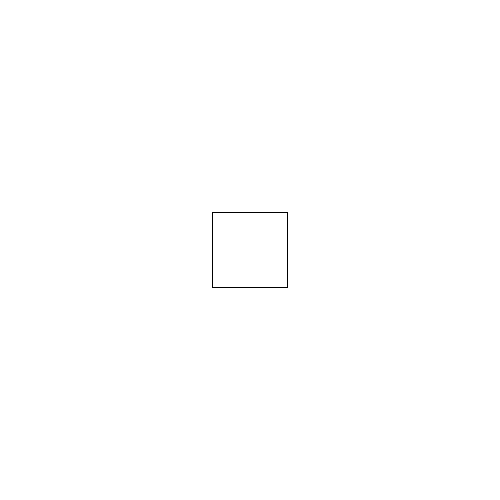
Frame 1 (no input)
Frame 60 (the mouse pressed at the canvas centre just before this capture): identical to frame 1, image omitted
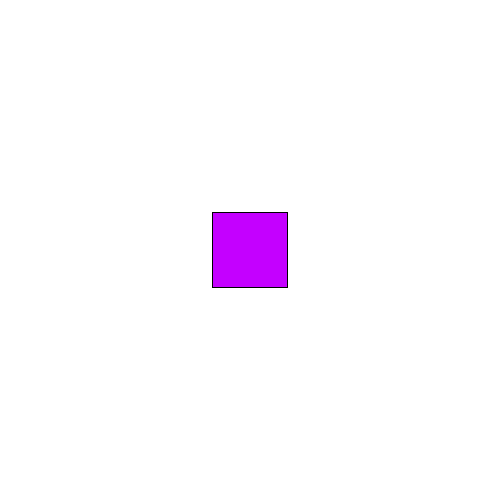
Frame 120 (the mouse held since frame 60 and released just before this capture)

The Processing sketch that drew these frames (run headless with seeded random() and noise(); from frame 60 on, the mouse is pressed at the canvas centre):

// Processing sketch: buttoncolorect
// ── buttoncolorect.pde

boolean button = false;    //DEFAULT VALUE OF BOOLEAN IS FALSE
int r = 255;
void setup () {
  size (500, 500);
}

void draw () {
  background (255);

  if ((mouseX > 200) && (mouseX < 275) && (mouseY > 200) && (mouseY < 275) && (mousePressed)) {
    button = true;
  } else {
    button = false;
  }

  if (button) {
    fill (r, 0, 255);
    r = r -1;
    
  
  } else {
    fill (255);
    r = 255;
  }

  rectMode (CENTER);
  rect (250, 250, 75, 75);
  println ("button=", button);
  println ("r=", r);
}
